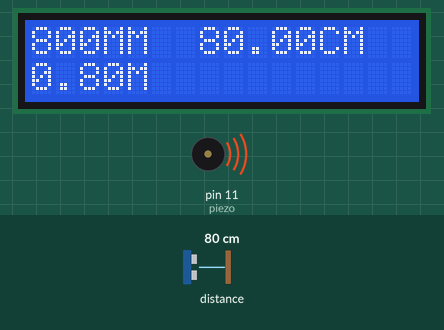
Recording of a sketch running on a simulated Arduino Uno, built with avr-gcc and run on an emulated ATmega328P. Shown: 16×2 character LCD, buzzer (waves = sounding). The inputs (shaded band) are chosen by the test bench; at power-on: distance to the obstacle 80 cm.

Above: at 1.2 s.
1.3 s: distance to the obstacle set to 2 cm
At 7.2 s:
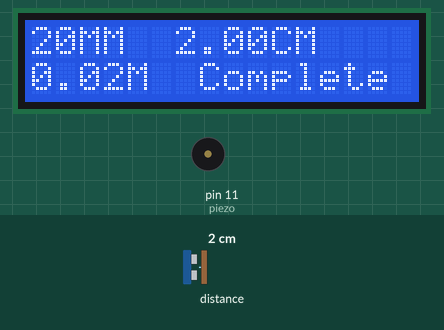
7.6 s: distance to the obstacle set to 4 cm
At 10.2 s:
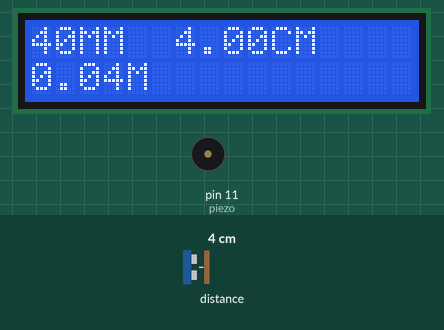
11.9 s: distance to the obstacle set to 9 cm
At 16.2 s:
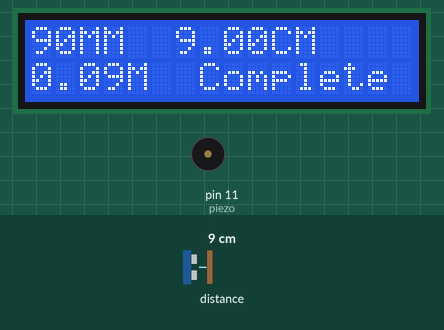
Timing chart, 0 to 21.8 s (numbered marks = the images above; inputs shaded):
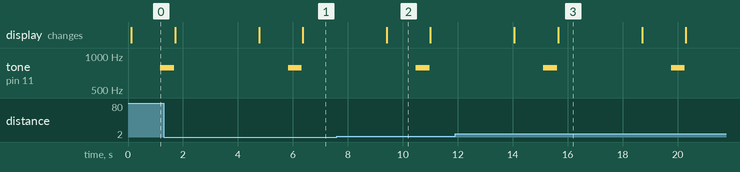

The sketch:

main.ino
```cpp
#include <LiquidCrystal_I2C.h>
#include "Adafruit_VL53L1X.h"
#define IRQ_PIN 2
#define XSHUT_PIN 3
Adafruit_VL53L1X vl53 = Adafruit_VL53L1X(XSHUT_PIN, IRQ_PIN);
LiquidCrystal_I2C lcd(0x27, 16, 2);
int piezo = 11;
int count = 0;
int a = 0, b = 0;
void setup() {
  pinMode(4, INPUT);
  lcd.init();
  lcd.backlight();
  lcd.setCursor(0, 0);
  Serial.begin(115200);
  Wire.begin();
  if (!vl53.begin(0x29, &Wire)) {
    Serial.println("Error");
  }
  if (!vl53.startRanging()) {
    Serial.println("Error");
  }
  vl53.setTimingBudget(50);
}

void loop() {
  int distance;
  if (vl53.dataReady()) {
    distance = vl53.distance();
    lcd.clear();
    if (distance == -1) {
      lcd.print("error");
    }

    lcd.print((String)distance + "MM  " + (String)(distance / 10.0) + "CM  ");
    lcd.setCursor(0, 1);
    lcd.print((String)(distance / 1000.0) + "M  ");
    count++;
    if (count % 2 != 0) {
      a = 0;
      a = distance;
    }
    if (count % 2 == 0) {
      b = 0;
      b = distance;
    }
    if (a == b) {
      tone(piezo, 784);
      delay(500);
      noTone(piezo);
      lcd.clear();
      lcd.print((String)distance + "MM  " + (String)(distance / 10.0) + "CM  ");
      lcd.setCursor(0, 1);
      lcd.print((String)(distance / 1000.0) + "M  Complete");
      delay(2000);
      a = 0; b = 0;
    }
    vl53.clearInterrupt();
    delay(1000);
  }
}
```

Measured:
- after the input at 1.3 s, the display: first differs from a run without the input after 3.5 s (image 1 shows a later state)
- after the input at 7.6 s, the display: changes after 1.8 s (image 2)
- after the input at 11.9 s, the display: first changes after 2.2 s (image 3 shows a later state)
- by itself, tone on pin 11 (piezo): alternates 784 Hz for 0.50 s and silent for 4.1 s
- what the display in image 2 shows lasts 1.6 s, from 9.4 s to 11.0 s
